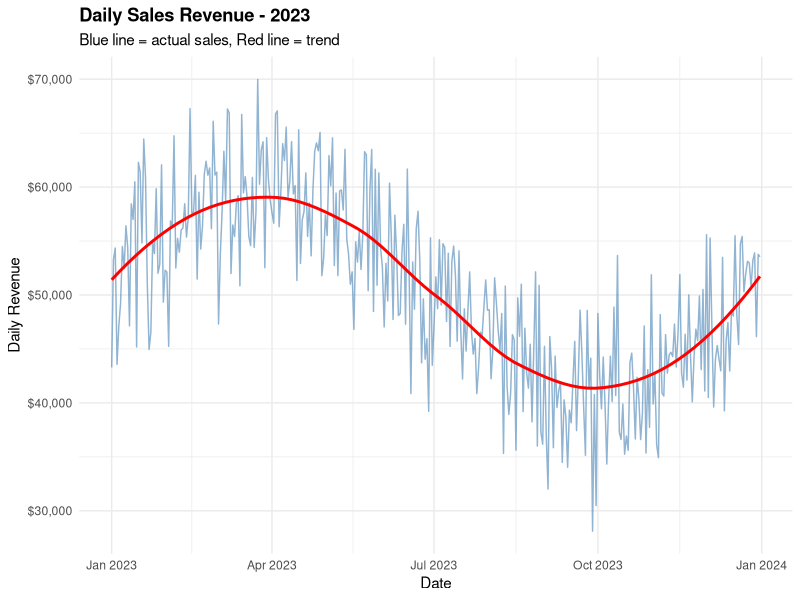
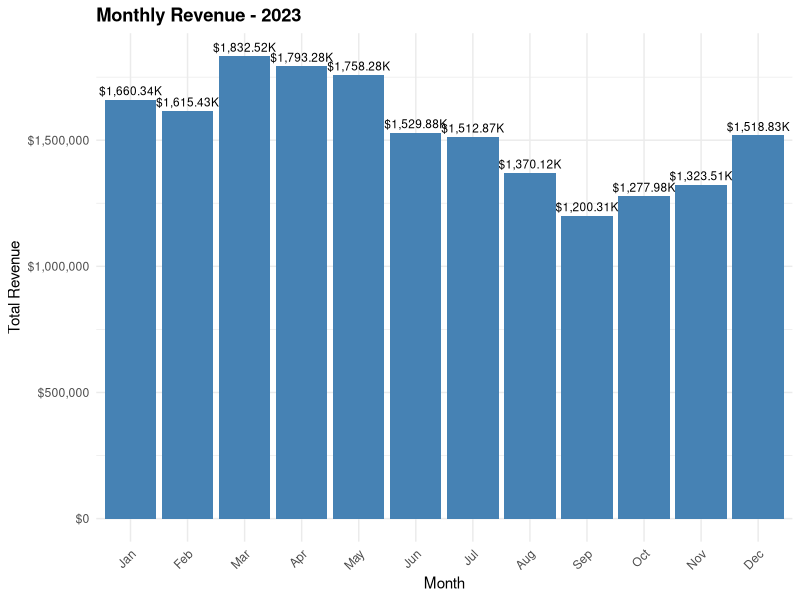
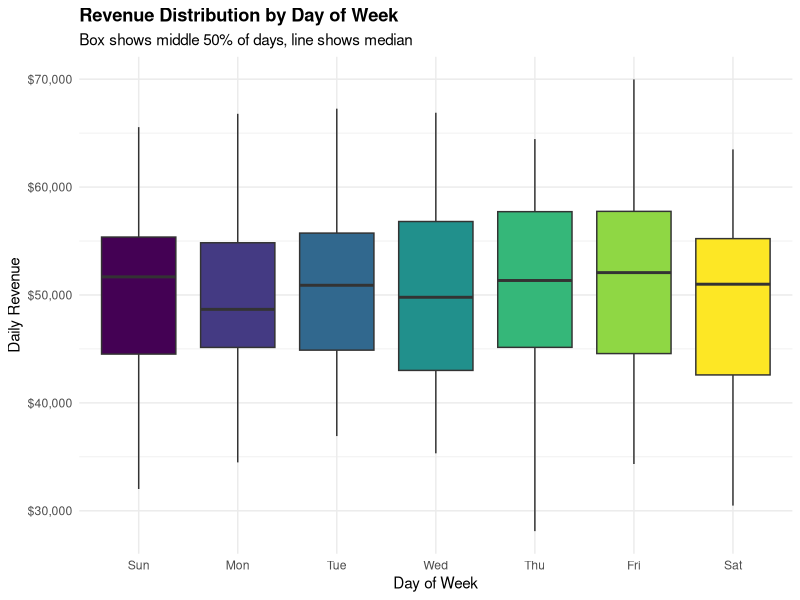
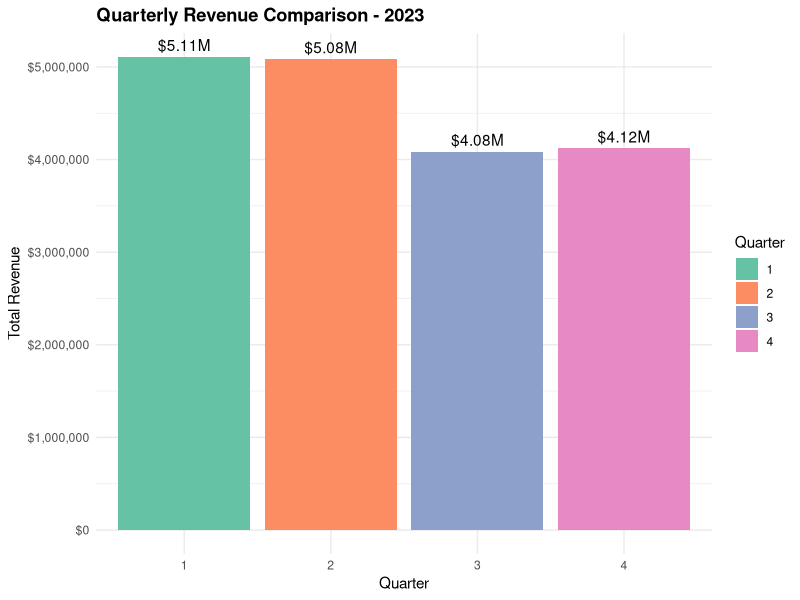
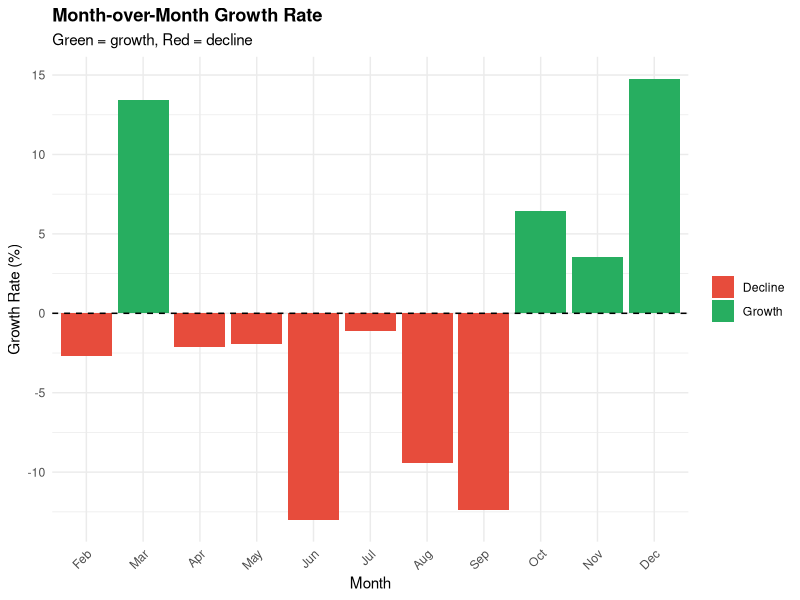
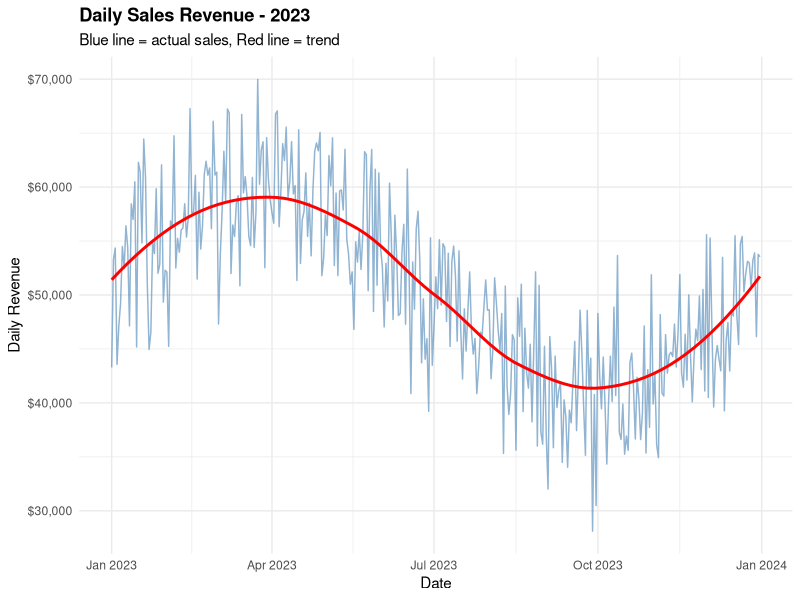
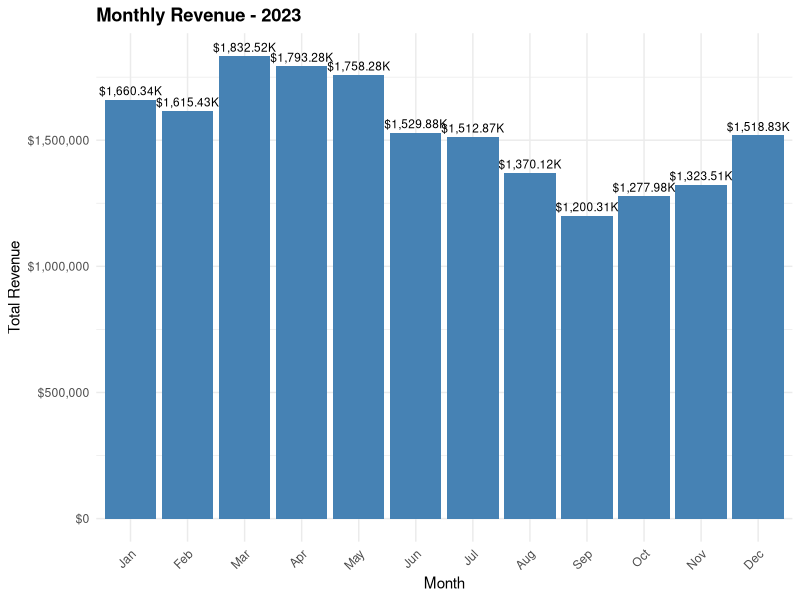

Recreate these plots in R, in order.
# ========================================
# DAY 3: Time Series Visualization
# Sales Trend Analysis Over Time
# ========================================

# packages
library(tidyverse)
library(lubridate)  # For working with dates
library(scales)


# PART 1: CREATE TIME SERIES DATA



set.seed(456)

# We need to enerate dates for entire year 2023
dates <- seq(from = as.Date("2023-01-01"), 
             to = as.Date("2023-12-31"), 
             by = "day")


#Set up daily sales data with seasonal pattern
daily_sales <- tibble(
  date = dates,
   daily_revenue = 50000 + 
    10000 * sin(2 * pi * (as.numeric(date) - as.numeric(min(date))) / 365) +  # Seasonal wave
    rnorm(365, 0, 5000)  # Random daily variation
) %>%
  mutate(
    daily_revenue = pmax(daily_revenue, 20000),  # Ensure no negative sales
    
    year = year(date),
    month = month(date, label = TRUE),  # Jan, Feb, Mar...
    month_num = month(date),
    quarter = quarter(date),
    day_of_week = wday(date, label = TRUE),  # Mon, Tue, Wed...
    week = week(date),
    day_of_month = day(date)
  )

#The data structure
glimpse(daily_sales)
head(daily_sales, 10)


# PART 2: AGGREGATE TO MONTHLY LEVEL

# To show trend of the data
monthly_sales <- daily_sales %>%
  group_by(year, month, month_num) %>%  # Group by month
  summarize(
    monthly_revenue = sum(daily_revenue),  # Total revenue per month
    avg_daily_revenue = mean(daily_revenue),  # Average per day
    days_in_month = n(),  # Count days
    .groups = "drop"
  ) %>%
  arrange(month_num)  # Sort chronologically

print("Monthly Sales Summary:")
print(monthly_sales)


# PART 3: VISUALIZATIONS

plot_daily <- ggplot(daily_sales, aes(x = date, y = daily_revenue)) +
  geom_line(color = "steelblue", alpha = 0.6) +  # Line for trend
  # WHY alpha=0.6: Semi-transparent to see overlaps
  geom_smooth(method = "loess", color = "red", se = FALSE) +  # Smooth trend line
  # WHY geom_smooth: Shows underlying trend without noise
  # WHAT loess: Local regression, fits curve to data
  scale_y_continuous(labels = dollar_format()) +  # Format as dollars
  labs(
    title = "Daily Sales Revenue - 2023",
    subtitle = "Blue line = actual sales, Red line = trend",
    x = "Date",
    y = "Daily Revenue"
  ) +
  theme_minimal() +
  theme(plot.title = element_text(face = "bold"))

print(plot_daily)

# VISUALIZATION 2: Monthly Revenue Bar Chart
# WHY: Compare months easily
# WHAT: Bar chart showing total revenue per month

plot_monthly <- ggplot(monthly_sales, aes(x = month, y = monthly_revenue)) +
  geom_col(fill = "steelblue") +  # Bar chart
  # WHY geom_col: Use when you have exact values
  geom_text(aes(label = dollar(monthly_revenue, scale = 1e-3, suffix = "K")), 
            vjust = -0.5, size = 3) +  # Add labels on top
  # WHY geom_text: Shows exact values for clarity
  scale_y_continuous(labels = dollar_format()) +
  labs(
    title = "Monthly Revenue - 2023",
    x = "Month",
    y = "Total Revenue"
  ) +
  theme_minimal() +
  theme(
    plot.title = element_text(face = "bold"),
    axis.text.x = element_text(angle = 45, hjust = 1)
  )

print(plot_monthly)

# VISUALIZATION 3: Sales by Day of Week
# WHY: Identify weekly patterns (weekends vs weekdays)
# WHAT: Box plot showing distribution by day

plot_weekday <- daily_sales %>%
  ggplot(aes(x = day_of_week, y = daily_revenue, fill = day_of_week)) +
  geom_boxplot() +  # Box plot shows distribution
  # WHY boxplot: Shows median, quartiles, outliers
  # WHAT: Box = middle 50% of data, line = median, dots = outliers
  scale_y_continuous(labels = dollar_format()) +
  labs(
    title = "Revenue Distribution by Day of Week",
    subtitle = "Box shows middle 50% of days, line shows median",
    x = "Day of Week",
    y = "Daily Revenue"
  ) +
  theme_minimal() +
  theme(
    plot.title = element_text(face = "bold"),
    legend.position = "none"
  )

print(plot_weekday)

# VISUALIZATION 4: Quarter Comparison
# WHY: Compare business quarters (Q1, Q2, Q3, Q4)
# WHAT: Bar chart by quarter

quarterly_sales <- daily_sales %>%
  group_by(quarter) %>%
  summarize(
    total_revenue = sum(daily_revenue),
    avg_daily = mean(daily_revenue)
  )

plot_quarterly <- ggplot(quarterly_sales, aes(x = factor(quarter), y = total_revenue)) +
  geom_col(aes(fill = factor(quarter))) +
  geom_text(aes(label = dollar(total_revenue, scale = 1e-6, suffix = "M")), 
            vjust = -0.5) +
  scale_y_continuous(labels = dollar_format()) +
  scale_fill_brewer(palette = "Set2") +
  labs(
    title = "Quarterly Revenue Comparison - 2023",
    x = "Quarter",
    y = "Total Revenue",
    fill = "Quarter"
  ) +
  theme_minimal() +
  theme(plot.title = element_text(face = "bold"))

print(plot_quarterly)


# PART 4: TREND ANALYSIS

monthly_growth <- monthly_sales %>%
  mutate(
    prev_month_revenue = lag(monthly_revenue),  # Previous month's value
    # WHY lag(): Shifts data down one row (gets previous value)
    mom_growth = monthly_revenue - prev_month_revenue,  # Absolute change
    mom_growth_pct = (mom_growth / prev_month_revenue) * 100  # Percentage change
  )

print("Month-over-Month Growth:")
print(monthly_growth %>% select(month, monthly_revenue, mom_growth_pct))

# VISUALIZATION 5: Growth Rate Chart
# WHY: Visualize which months grew vs declined
# WHAT: Bar chart with positive/negative colors

plot_growth <- monthly_growth %>%
  filter(!is.na(mom_growth_pct)) %>%  # Remove first month (no previous data)
  ggplot(aes(x = month, y = mom_growth_pct, fill = mom_growth_pct > 0)) +
  geom_col() +
  # WHY fill by positive/negative: Visual indicator of growth vs decline
  scale_fill_manual(values = c("TRUE" = "#27ae60", "FALSE" = "#e74c3c"),
                    labels = c("Decline", "Growth")) +
  geom_hline(yintercept = 0, linetype = "dashed") +  # Zero line
  labs(
    title = "Month-over-Month Growth Rate",
    subtitle = "Green = growth, Red = decline",
    x = "Month",
    y = "Growth Rate (%)",
    fill = NULL
  ) +
  theme_minimal() +
  theme(
    plot.title = element_text(face = "bold"),
    axis.text.x = element_text(angle = 45, hjust = 1)
  )

print(plot_growth)


# PART 5: KEY INSIGHTS

cat("\n========== TIME SERIES INSIGHTS ==========\n\n")

# Total annual metrics
total_revenue <- sum(daily_sales$daily_revenue)
avg_daily <- mean(daily_sales$daily_revenue)
best_month <- monthly_sales %>% slice_max(monthly_revenue, n = 1)
worst_month <- monthly_sales %>% slice_min(monthly_revenue, n = 1)

cat("ANNUAL SUMMARY:\n")
cat("Total Revenue 2023:", dollar(total_revenue), "\n")
cat("Average Daily Revenue:", dollar(avg_daily), "\n\n")

cat("BEST PERFORMING MONTH:\n")
cat(as.character(best_month$month), "-", dollar(best_month$monthly_revenue), "\n\n")

cat("LOWEST PERFORMING MONTH:\n")
cat(as.character(worst_month$month), "-", dollar(worst_month$monthly_revenue), "\n\n")

# Best day of week
best_weekday <- daily_sales %>%
  group_by(day_of_week) %>%
  summarize(avg_revenue = mean(daily_revenue)) %>%
  slice_max(avg_revenue, n = 1)

cat("BEST DAY OF WEEK:\n")
cat(as.character(best_weekday$day_of_week), "- Avg:", dollar(best_weekday$avg_revenue), "\n\n")

# Calculate trend direction
first_half <- sum(monthly_sales$monthly_revenue[1:6])
second_half <- sum(monthly_sales$monthly_revenue[7:12])
trend <- ifelse(second_half > first_half, "GROWING", "DECLINING")

cat("OVERALL TREND:\n")
cat("First Half:", dollar(first_half), "\n")
cat("Second Half:", dollar(second_half), "\n")
cat("Business is", trend, "\n\n")

cat("==========================================\n")


# Save data
write_csv(daily_sales, "day03_daily_sales.csv")
write_csv(monthly_sales, "day03_monthly_sales.csv")


 ggsave("day03_daily_trend.png", plot_daily, width = 12, height = 6)
 ggsave("day03_monthly_bars.png", plot_monthly, width = 10, height = 6)

cat("Data and analysis saved!\n")






##📋 DAY 3 TASKS:
# Step 1: Run the code above section by section
# Step 2: Understand each WHAT and WHY comment
# Step 3: Answer these questions:
  
# What does lag() do and why is it useful? Shifts data down one row (gets previous value)
# Which month had highest revenue? March 
# Which day of week performs best? Friday
# Is the business growing or declining in 2nd half vs 1st half?growing in 1st half declining in 2nd half
